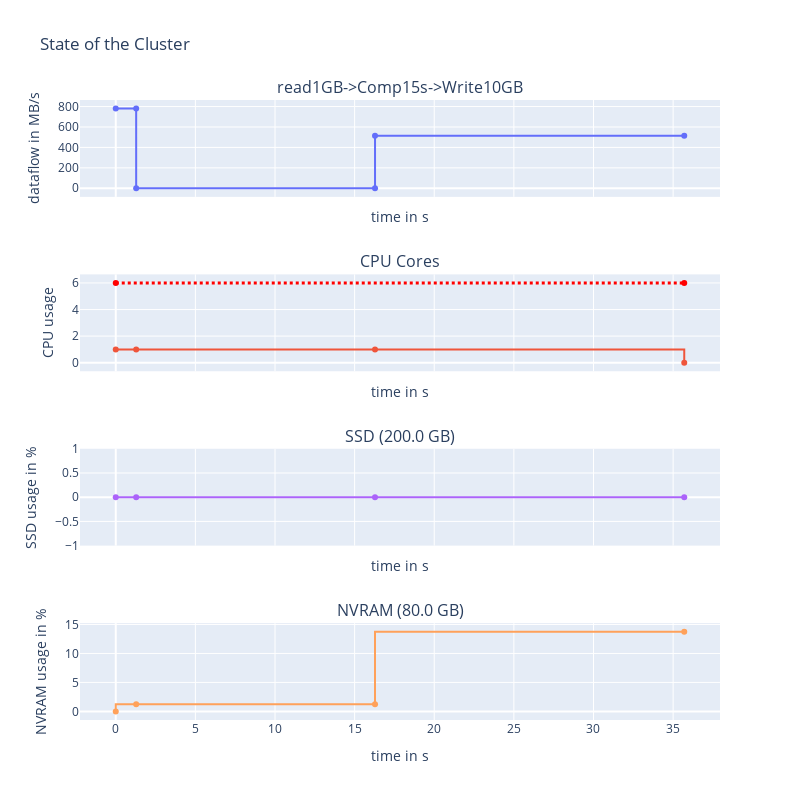

Notebook source saved alongside this figure:
### Code cell
start_time = time.time()
# execution the simulation env
env.run()
print(f"Execution time = {time.time()-start_time} seconds")

def print_app_data(data):
    for item in data.items:
        print(item)
print_app_data(data)
fig = display_run(data, cluster, width=800, height=800)
fig.show()

### Figure 1 — Plotly figure (JSON) as saved in the notebook; plotly's stock layout.template omitted (floating-point values rounded to 4 significant figures)
{"data": [{"line": {"shape": "hvh"}, "name": "read1GB->Comp15s->Write10GB", "showlegend": false, "text": ["READ|to/from:NVRAM|volume=1.0 GB", "READ|to/from:NVRAM|volume=1.0 GB", "COMPUTE|volume=0B", "COMPUTE|volume=0B", "WRITE|to/from:NVRAM|volume=10.0 GB", "WRITE|to/from:NVRAM|volume=10.0 GB"], "textposition": "top center", "type": "scatter", "x": [0, 1.282, 1.282, 16.28, 16.28, 35.7], "xaxis": "x", "y": [780, 780, 0, 0, 515, 515], "yaxis": "y"}, {"line": {"shape": "hv"}, "showlegend": false, "type": "scatter", "x": [0, 1.282, 16.28, 35.7], "xaxis": "x2", "y": [1, 1, 1, 0], "yaxis": "y2"}, {"line": {"color": "red", "dash": "dot", "shape": "hv", "width": 3}, "showlegend": false, "text": ["Maximum available cores in cluster=6", "Maximum available cores in cluster=6"], "type": "scatter", "x": [0, 35.7], "xaxis": "x2", "y": [6, 6], "yaxis": "y2"}, {"line": {"shape": "vh"}, "name": "SSD", "showlegend": false, "text": ["read1GB->Comp15s->Write10GB|Read|NVRAM | +volume=1.0 GB", "read1GB->Comp15s->Write10GB|Compute | +volume=0B", "read1GB->Comp15s->Write10GB|Write|NVRAM | +volume=10.0 GB"], "textposition": "top center", "type": "scatter", "x": [0, 1.282, 16.28, 35.7], "xaxis": "x3", "y": [0, 0, 0, 0], "yaxis": "y3"}, {"line": {"shape": "vh"}, "name": "NVRAM", "showlegend": false, "text": ["read1GB->Comp15s->Write10GB|Read|NVRAM | +volume=1.0 GB", "read1GB->Comp15s->Write10GB|Compute | +volume=0B", "read1GB->Comp15s->Write10GB|Write|NVRAM | +volume=10.0 GB"], "textposition": "top center", "type": "scatter", "x": [0, 1.282, 16.28, 35.7], "xaxis": "x4", "y": [0, 1.25, 1.25, 13.75], "yaxis": "y4"}], "layout": {"annotations": [{"font": {"size": 16}, "showarrow": false, "text": "read1GB->Comp15s->Write10GB", "x": 0.5, "xanchor": "center", "xref": "paper", "y": 1, "yanchor": "bottom", "yref": "paper"}, {"font": {"size": 16}, "showarrow": false, "text": "CPU Cores", "x": 0.5, "xanchor": "center", "xref": "paper", "y": 0.7188, "yanchor": "bottom", "yref": "paper"}, {"font": {"size": 16}, "showarrow": false, "text": "SSD (200.0 GB)", "x": 0.5, "xanchor": "center", "xref": "paper", "y": 0.4375, "yanchor": "bottom", "yref": "paper"}, {"font": {"size": 16}, "showarrow": false, "text": "NVRAM (80.0 GB)", "x": 0.5, "xanchor": "center", "xref": "paper", "y": 0.1562, "yanchor": "bottom", "yref": "paper"}], "height": 800, "title": {"text": "State of the Cluster"}, "width": 800, "xaxis": {"anchor": "y", "domain": [0, 1], "matches": "x4", "showticklabels": false, "title": {"text": "time in s"}}, "xaxis2": {"anchor": "y2", "domain": [0, 1], "matches": "x4", "showticklabels": false, "title": {"text": "time in s"}}, "xaxis3": {"anchor": "y3", "domain": [0, 1], "matches": "x4", "showticklabels": false, "title": {"text": "time in s"}}, "xaxis4": {"anchor": "y4", "domain": [0, 1], "title": {"text": "time in s"}}, "yaxis": {"anchor": "x", "domain": [0.8438, 1], "title": {"text": "dataflow in MB/s"}}, "yaxis2": {"anchor": "x2", "domain": [0.5625, 0.7188], "title": {"text": "CPU usage"}}, "yaxis3": {"anchor": "x3", "domain": [0.2812, 0.4375], "title": {"text": "SSD usage in %"}}, "yaxis4": {"anchor": "x4", "domain": [0, 0.1562], "title": {"text": "NVRAM usage in %"}}}}
